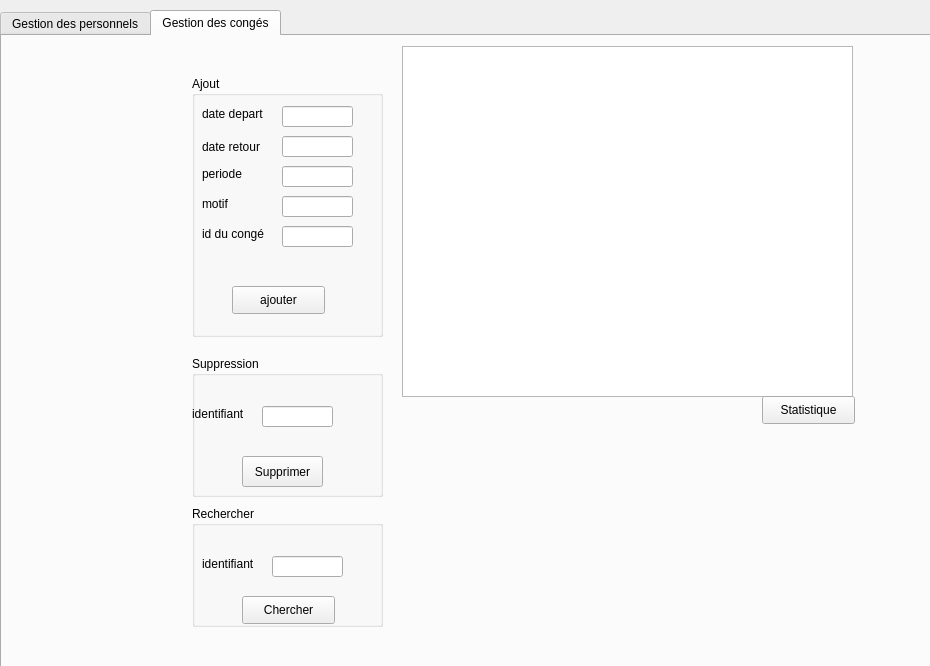
<?xml version="1.0" encoding="UTF-8"?>
<ui version="4.0">
 <class>personnel</class>
 <widget class="QDialog" name="personnel">
  <property name="geometry">
   <rect>
    <x>0</x>
    <y>0</y>
    <width>930</width>
    <height>666</height>
   </rect>
  </property>
  <property name="windowTitle">
   <string>Dialog</string>
  </property>
  <widget class="QTabWidget" name="tabWidget1">
   <property name="geometry">
    <rect>
     <x>0</x>
     <y>10</y>
     <width>981</width>
     <height>661</height>
    </rect>
   </property>
   <property name="currentIndex">
    <number>1</number>
   </property>
   <widget class="QWidget" name="tab">
    <attribute name="title">
     <string>Gestion des personnels</string>
    </attribute>
    <widget class="QGroupBox" name="groupBox1">
     <property name="geometry">
      <rect>
       <x>190</x>
       <y>40</y>
       <width>191</width>
       <height>261</height>
      </rect>
     </property>
     <property name="title">
      <string>Ajout</string>
     </property>
     <widget class="QLabel" name="label">
      <property name="geometry">
       <rect>
        <x>10</x>
        <y>40</y>
        <width>56</width>
        <height>16</height>
       </rect>
      </property>
      <property name="text">
       <string>Nom</string>
      </property>
     </widget>
     <widget class="QLineEdit" name="nom">
      <property name="geometry">
       <rect>
        <x>70</x>
        <y>40</y>
        <width>71</width>
        <height>21</height>
       </rect>
      </property>
     </widget>
     <widget class="QLineEdit" name="identifiant">
      <property name="geometry">
       <rect>
        <x>70</x>
        <y>80</y>
        <width>71</width>
        <height>21</height>
       </rect>
      </property>
     </widget>
     <widget class="QLineEdit" name="role">
      <property name="geometry">
       <rect>
        <x>70</x>
        <y>120</y>
        <width>71</width>
        <height>21</height>
       </rect>
      </property>
     </widget>
     <widget class="QLabel" name="label_2">
      <property name="geometry">
       <rect>
        <x>10</x>
        <y>80</y>
        <width>56</width>
        <height>16</height>
       </rect>
      </property>
      <property name="text">
       <string>identifiant</string>
      </property>
     </widget>
     <widget class="QLabel" name="label_3">
      <property name="geometry">
       <rect>
        <x>10</x>
        <y>120</y>
        <width>56</width>
        <height>16</height>
       </rect>
      </property>
      <property name="text">
       <string>role</string>
      </property>
     </widget>
     <widget class="QPushButton" name="ajouter">
      <property name="geometry">
       <rect>
        <x>50</x>
        <y>210</y>
        <width>93</width>
        <height>28</height>
       </rect>
      </property>
      <property name="text">
       <string>Ajouter</string>
      </property>
     </widget>
     <widget class="QLabel" name="label_4">
      <property name="geometry">
       <rect>
        <x>10</x>
        <y>160</y>
        <width>56</width>
        <height>16</height>
       </rect>
      </property>
      <property name="text">
       <string>salaire</string>
      </property>
     </widget>
     <widget class="QLineEdit" name="salaire">
      <property name="geometry">
       <rect>
        <x>70</x>
        <y>160</y>
        <width>71</width>
        <height>21</height>
       </rect>
      </property>
     </widget>
    </widget>
    <widget class="QGroupBox" name="recherche">
     <property name="geometry">
      <rect>
       <x>0</x>
       <y>60</y>
       <width>191</width>
       <height>131</height>
      </rect>
     </property>
     <property name="title">
      <string>role</string>
     </property>
     <widget class="QRadioButton" name="radioButton_4">
      <property name="geometry">
       <rect>
        <x>10</x>
        <y>40</y>
        <width>97</width>
        <height>20</height>
       </rect>
      </property>
      <property name="text">
       <string>serveur</string>
      </property>
     </widget>
     <widget class="QRadioButton" name="radioButton_5">
      <property name="geometry">
       <rect>
        <x>10</x>
        <y>60</y>
        <width>131</width>
        <height>20</height>
       </rect>
      </property>
      <property name="text">
       <string>femme de menage</string>
      </property>
     </widget>
     <widget class="QRadioButton" name="radioButton_2">
      <property name="geometry">
       <rect>
        <x>10</x>
        <y>80</y>
        <width>97</width>
        <height>20</height>
       </rect>
      </property>
      <property name="text">
       <string>Photographe</string>
      </property>
     </widget>
     <widget class="QRadioButton" name="radioButton_6">
      <property name="geometry">
       <rect>
        <x>10</x>
        <y>100</y>
        <width>111</width>
        <height>20</height>
       </rect>
      </property>
      <property name="text">
       <string>agent securite</string>
      </property>
     </widget>
    </widget>
    <widget class="QGroupBox" name="groupBox_3">
     <property name="geometry">
      <rect>
       <x>190</x>
       <y>320</y>
       <width>191</width>
       <height>141</height>
      </rect>
     </property>
     <property name="title">
      <string>Suppression</string>
     </property>
     <widget class="QLabel" name="label_5">
      <property name="geometry">
       <rect>
        <x>0</x>
        <y>50</y>
        <width>56</width>
        <height>16</height>
       </rect>
      </property>
      <property name="text">
       <string>identifiant</string>
      </property>
     </widget>
     <widget class="QLineEdit" name="identifiant_supp">
      <property name="geometry">
       <rect>
        <x>70</x>
        <y>50</y>
        <width>71</width>
        <height>21</height>
       </rect>
      </property>
     </widget>
     <widget class="QPushButton" name="supprimer">
      <property name="geometry">
       <rect>
        <x>50</x>
        <y>100</y>
        <width>81</width>
        <height>31</height>
       </rect>
      </property>
      <property name="text">
       <string>Supprimer</string>
      </property>
     </widget>
    </widget>
    <widget class="QTableView" name="tableView1">
     <property name="geometry">
      <rect>
       <x>400</x>
       <y>10</y>
       <width>451</width>
       <height>351</height>
      </rect>
     </property>
    </widget>
    <widget class="QPushButton" name="imprimer">
     <property name="geometry">
      <rect>
       <x>760</x>
       <y>360</y>
       <width>93</width>
       <height>28</height>
      </rect>
     </property>
     <property name="text">
      <string>imprimer</string>
     </property>
    </widget>
    <widget class="QGroupBox" name="trie">
     <property name="geometry">
      <rect>
       <x>20</x>
       <y>220</y>
       <width>120</width>
       <height>91</height>
      </rect>
     </property>
     <property name="title">
      <string>Trier</string>
     </property>
     <widget class="QRadioButton" name="radioButton_3">
      <property name="geometry">
       <rect>
        <x>10</x>
        <y>50</y>
        <width>97</width>
        <height>20</height>
       </rect>
      </property>
      <property name="text">
       <string>salaire</string>
      </property>
     </widget>
     <widget class="QRadioButton" name="radioButton">
      <property name="geometry">
       <rect>
        <x>10</x>
        <y>30</y>
        <width>97</width>
        <height>16</height>
       </rect>
      </property>
      <property name="text">
       <string>identifiant</string>
      </property>
     </widget>
    </widget>
    <widget class="QGroupBox" name="groupBox_7">
     <property name="geometry">
      <rect>
       <x>190</x>
       <y>470</y>
       <width>191</width>
       <height>121</height>
      </rect>
     </property>
     <property name="title">
      <string>Rechercher</string>
     </property>
     <widget class="QLabel" name="label_6">
      <property name="geometry">
       <rect>
        <x>10</x>
        <y>50</y>
        <width>56</width>
        <height>16</height>
       </rect>
      </property>
      <property name="text">
       <string>identifiant</string>
      </property>
     </widget>
     <widget class="QLineEdit" name="identifiant_cher">
      <property name="geometry">
       <rect>
        <x>80</x>
        <y>50</y>
        <width>71</width>
        <height>21</height>
       </rect>
      </property>
     </widget>
     <widget class="QPushButton" name="chercher">
      <property name="geometry">
       <rect>
        <x>50</x>
        <y>90</y>
        <width>93</width>
        <height>28</height>
       </rect>
      </property>
      <property name="text">
       <string>Chercher</string>
      </property>
     </widget>
    </widget>
   </widget>
   <widget class="QWidget" name="tab_2">
    <attribute name="title">
     <string>Gestion des congés</string>
    </attribute>
    <widget class="QGroupBox" name="groupBox_4">
     <property name="geometry">
      <rect>
       <x>190</x>
       <y>40</y>
       <width>191</width>
       <height>261</height>
      </rect>
     </property>
     <property name="title">
      <string>Ajout</string>
     </property>
     <widget class="QPushButton" name="ajouter2">
      <property name="geometry">
       <rect>
        <x>40</x>
        <y>210</y>
        <width>93</width>
        <height>28</height>
       </rect>
      </property>
      <property name="text">
       <string>ajouter</string>
      </property>
     </widget>
     <widget class="QLabel" name="label_7">
      <property name="geometry">
       <rect>
        <x>10</x>
        <y>30</y>
        <width>71</width>
        <height>16</height>
       </rect>
      </property>
      <property name="text">
       <string>date depart</string>
      </property>
     </widget>
     <widget class="QLabel" name="label_8">
      <property name="geometry">
       <rect>
        <x>10</x>
        <y>60</y>
        <width>71</width>
        <height>21</height>
       </rect>
      </property>
      <property name="text">
       <string>date retour</string>
      </property>
     </widget>
     <widget class="QLabel" name="label_9">
      <property name="geometry">
       <rect>
        <x>10</x>
        <y>90</y>
        <width>56</width>
        <height>16</height>
       </rect>
      </property>
      <property name="text">
       <string>periode</string>
      </property>
     </widget>
     <widget class="QLabel" name="label_10">
      <property name="geometry">
       <rect>
        <x>10</x>
        <y>120</y>
        <width>56</width>
        <height>16</height>
       </rect>
      </property>
      <property name="text">
       <string>motif</string>
      </property>
     </widget>
     <widget class="QLineEdit" name="datedep">
      <property name="geometry">
       <rect>
        <x>90</x>
        <y>30</y>
        <width>71</width>
        <height>21</height>
       </rect>
      </property>
     </widget>
     <widget class="QLineEdit" name="motif">
      <property name="geometry">
       <rect>
        <x>90</x>
        <y>120</y>
        <width>71</width>
        <height>21</height>
       </rect>
      </property>
     </widget>
     <widget class="QLineEdit" name="periode">
      <property name="geometry">
       <rect>
        <x>90</x>
        <y>90</y>
        <width>71</width>
        <height>21</height>
       </rect>
      </property>
     </widget>
     <widget class="QLineEdit" name="dateret">
      <property name="geometry">
       <rect>
        <x>90</x>
        <y>60</y>
        <width>71</width>
        <height>21</height>
       </rect>
      </property>
     </widget>
     <widget class="QLabel" name="label_11">
      <property name="geometry">
       <rect>
        <x>10</x>
        <y>150</y>
        <width>71</width>
        <height>16</height>
       </rect>
      </property>
      <property name="text">
       <string>id du congé</string>
      </property>
     </widget>
     <widget class="QLineEdit" name="idcong">
      <property name="geometry">
       <rect>
        <x>90</x>
        <y>150</y>
        <width>71</width>
        <height>21</height>
       </rect>
      </property>
     </widget>
    </widget>
    <widget class="QTableView" name="tableView_2">
     <property name="geometry">
      <rect>
       <x>400</x>
       <y>10</y>
       <width>451</width>
       <height>351</height>
      </rect>
     </property>
    </widget>
    <widget class="QGroupBox" name="groupBox_5">
     <property name="geometry">
      <rect>
       <x>190</x>
       <y>320</y>
       <width>191</width>
       <height>141</height>
      </rect>
     </property>
     <property name="title">
      <string>Suppression</string>
     </property>
     <widget class="QLabel" name="label_12">
      <property name="geometry">
       <rect>
        <x>0</x>
        <y>50</y>
        <width>56</width>
        <height>16</height>
       </rect>
      </property>
      <property name="text">
       <string>identifiant</string>
      </property>
     </widget>
     <widget class="QLineEdit" name="identifiant_supp_2">
      <property name="geometry">
       <rect>
        <x>70</x>
        <y>50</y>
        <width>71</width>
        <height>21</height>
       </rect>
      </property>
     </widget>
     <widget class="QPushButton" name="supprimer_2">
      <property name="geometry">
       <rect>
        <x>50</x>
        <y>100</y>
        <width>81</width>
        <height>31</height>
       </rect>
      </property>
      <property name="text">
       <string>Supprimer</string>
      </property>
     </widget>
    </widget>
    <widget class="QGroupBox" name="groupBox_6">
     <property name="geometry">
      <rect>
       <x>190</x>
       <y>470</y>
       <width>191</width>
       <height>121</height>
      </rect>
     </property>
     <property name="title">
      <string>Rechercher</string>
     </property>
     <widget class="QLabel" name="label_13">
      <property name="geometry">
       <rect>
        <x>10</x>
        <y>50</y>
        <width>56</width>
        <height>16</height>
       </rect>
      </property>
      <property name="text">
       <string>identifiant</string>
      </property>
     </widget>
     <widget class="QLineEdit" name="identifiant_cher_2">
      <property name="geometry">
       <rect>
        <x>80</x>
        <y>50</y>
        <width>71</width>
        <height>21</height>
       </rect>
      </property>
     </widget>
     <widget class="QPushButton" name="chercher_2">
      <property name="geometry">
       <rect>
        <x>50</x>
        <y>90</y>
        <width>93</width>
        <height>28</height>
       </rect>
      </property>
      <property name="text">
       <string>Chercher</string>
      </property>
     </widget>
    </widget>
    <widget class="QPushButton" name="statistique">
     <property name="geometry">
      <rect>
       <x>760</x>
       <y>360</y>
       <width>93</width>
       <height>28</height>
      </rect>
     </property>
     <property name="text">
      <string>Statistique</string>
     </property>
    </widget>
   </widget>
  </widget>
 </widget>
 <resources/>
 <connections/>
</ui>
